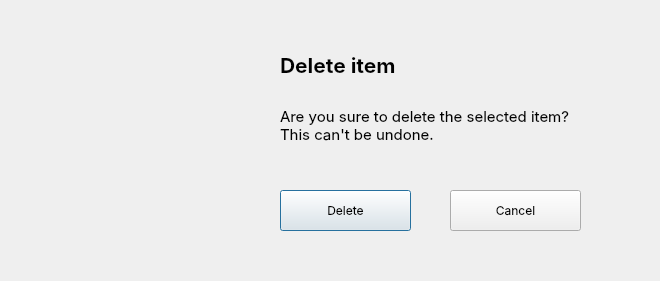
<?xml version="1.0" encoding="UTF-8"?>
<ui version="4.0">
 <class>Dialog</class>
 <widget class="QDialog" name="Dialog">
  <property name="geometry">
   <rect>
    <x>0</x>
    <y>0</y>
    <width>660</width>
    <height>281</height>
   </rect>
  </property>
  <property name="windowTitle">
   <string>Dialog</string>
  </property>
  <widget class="QLabel" name="label">
   <property name="geometry">
    <rect>
     <x>40</x>
     <y>40</y>
     <width>200</width>
     <height>200</height>
    </rect>
   </property>
   <property name="text">
    <string/>
   </property>
   <property name="pixmap">
    <pixmap>../delete_warning.png</pixmap>
   </property>
   <property name="scaledContents">
    <bool>true</bool>
   </property>
  </widget>
  <widget class="QPushButton" name="pushButton">
   <property name="geometry">
    <rect>
     <x>280</x>
     <y>190</y>
     <width>131</width>
     <height>41</height>
    </rect>
   </property>
   <property name="font">
    <font>
     <family>SF Pro Display</family>
     <pointsize>9</pointsize>
    </font>
   </property>
   <property name="text">
    <string>Delete</string>
   </property>
   <property name="default">
    <bool>false</bool>
   </property>
   <property name="flat">
    <bool>false</bool>
   </property>
  </widget>
  <widget class="QPushButton" name="pushButton_2">
   <property name="geometry">
    <rect>
     <x>450</x>
     <y>190</y>
     <width>131</width>
     <height>41</height>
    </rect>
   </property>
   <property name="font">
    <font>
     <family>SF Pro Display</family>
     <pointsize>9</pointsize>
    </font>
   </property>
   <property name="text">
    <string>Cancel</string>
   </property>
  </widget>
  <widget class="QLabel" name="label_2">
   <property name="geometry">
    <rect>
     <x>280</x>
     <y>30</y>
     <width>391</width>
     <height>71</height>
    </rect>
   </property>
   <property name="font">
    <font>
     <family>SF Pro Display</family>
     <pointsize>16</pointsize>
     <weight>75</weight>
     <bold>true</bold>
    </font>
   </property>
   <property name="text">
    <string>Delete item</string>
   </property>
  </widget>
  <widget class="QLabel" name="label_3">
   <property name="geometry">
    <rect>
     <x>280</x>
     <y>90</y>
     <width>391</width>
     <height>71</height>
    </rect>
   </property>
   <property name="font">
    <font>
     <family>SF Pro Display</family>
     <pointsize>11</pointsize>
     <weight>50</weight>
     <bold>false</bold>
    </font>
   </property>
   <property name="text">
    <string>&lt;html&gt;&lt;head/&gt;&lt;body&gt;&lt;p&gt;Are you sure to delete the selected item?&lt;br/&gt;This can't be undone.&lt;/p&gt;&lt;/body&gt;&lt;/html&gt;</string>
   </property>
  </widget>
 </widget>
 <resources/>
 <connections/>
</ui>
